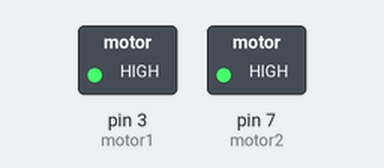
This sketch was run on a simulated Arduino Uno, built with avr-gcc and run on an emulated ATmega328P. On the bench: switched loads named in the sketch (green lamp = pin HIGH). Dashed ring = blinking.

Above: at 0.05 s.
Timing chart, 0 to 3.0 s (numbered marks = the images above):
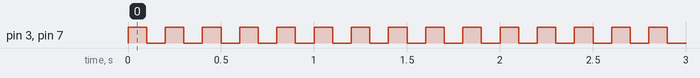

Measured:
- by itself, pin 3 (motor1), pin 7 (motor2): alternates HIGH for 0.10 s and LOW for 0.10 s

The sketch:

dos_motores_diferentes.ino
```cpp
int motor1 = 3;    // pin del motor 1
int motor2 = 7;    // pin del motor 2

void setup()
{
  Serial.begin(9600);
  pinMode (motor1, OUTPUT);
  pinMode (motor2, OUTPUT);
}

void loop()
{
  digitalWrite(motor1,HIGH); // encender el motor 1
  digitalWrite(motor2,HIGH); // encender el motor 2
  delay(100);
  digitalWrite(motor1,LOW); // apagar el motor 1
  digitalWrite(motor2,LOW); // apagar el motor 2
  delay(100);
}
```

0-prender-un-led.cpp
```cpp
// Declarar la variable led como integer y asignar valor
int led = 13;

void setup()
{
  pinMode(led, OUTPUT);
}

void loop()
{
  // Prender led
  digitalWrite(led, HIGH);

  // Esperar 1 segundo
  delay(1000);

  // Apagar led
  digitalWrite(led, LOW);

  // Esperar 1 segundo
  delay(1000);
}
```
